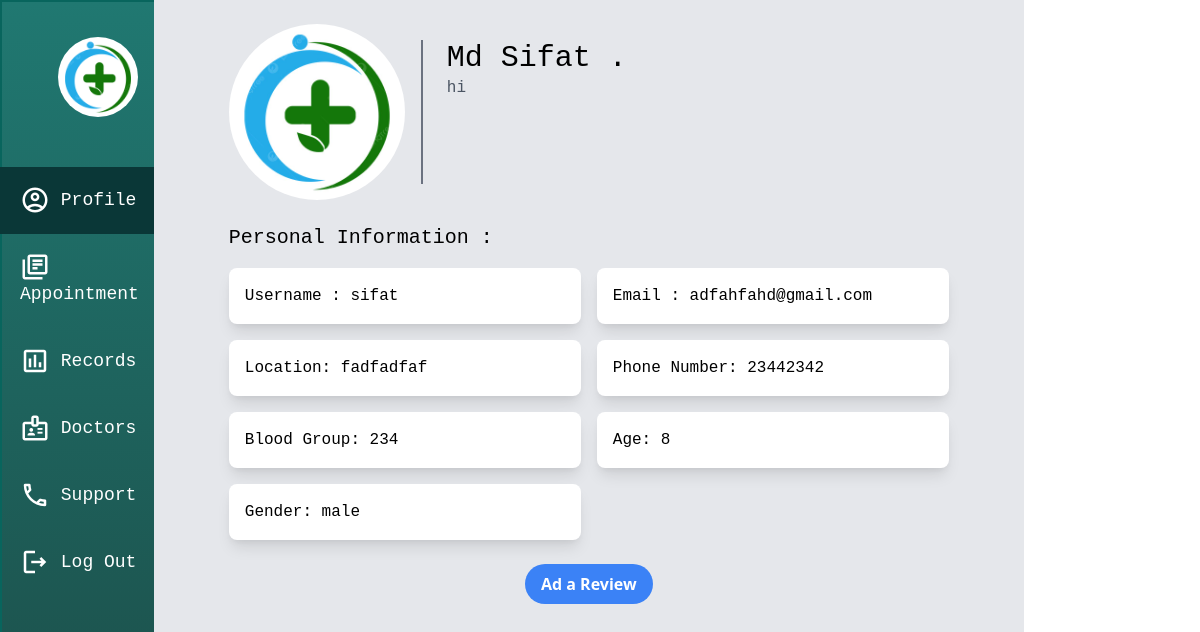
The page /pdash/pprofile/ (signed in) on the database its author committed.
### home/models.py (models this page shows, shortened)
class UserProfile(models.Model):
    username = models.CharField(max_length=100)
    email = models.EmailField(unique=True)
    age = models.IntegerField(default=1)
    blood_group = models.CharField(max_length=10)
    phone_number = models.CharField(max_length=15)
    location = models.CharField(max_length=100)
    password = models.CharField(max_length=100)
    GENDER_CHOICES = [
        ('male', 'Male'),
        ('female', 'Female'),
        ('other', 'Other'),
    ]
    gender = models.CharField(max_length=10, choices=GENDER_CHOICES)
    firstname = models.CharField(max_length=100 , default='Firstname')
    lastname = models.CharField(max_length=100 , default='Lastname')
    aboutme = models.TextField(max_length= 1000 , default='I am a passionate individual with a keen interest in technology and innovation. With a background in computer science, I am driven by curiosity and a desire to learn and grow. I enjoy tackling complex problems and finding creative solutions. In my free time, I love exploring the outdoors, reading science fiction novels, and experimenting with new recipes in the kitchen. I believe in continuous self-improvement and strive to make a positive impact in both my personal and professional life.')
    img = models.ImageField(upload_to='user_image/' ,  default='user_image/img2.jpg')

### dashboard_p/views.py (the view)
# urls.py: path('pprofile/' , views.pprofile , name = 'pprofile'),
def pprofile(request):
    if request.session.get('loggedIn'):
        username = request.session['username']
        try:
            user_profile = UserProfile.objects.get(username = username)
            return render(request , 'patient/profile.html' , {'user_profile':user_profile})
        except UserProfile.DoesNotExist:
             return render(request, 'patient/profile.html', {'error_message': 'User profile not found'})
    else:
        return redirect('pdash')

### templates/patient/profile.html (shortened to what this page needs)
{% extends "patient/base_d.html" %}
{% load static %}
{% block content %}
<div class="bg-gray-200 w-full h-full ">
    <div class="max-w-3xl mx-auto p-6 ">
        <div class="flex items-center mb-6">
            <div class="w-44 h-44  rounded-full overflow-hidden">
                <img src="{{ user_profile.img.url }}" alt="Profile Picture" class="w-full h-full object-cover">
            </div>
            <div class="ml-4 border-l-2 border-gray-500 pl-6 h-36 ">
                <h1 class="text-3xl  font-mono">{{ user_profile.firstname }} {{ user_profile.lastname }}</h1>
                <p class="text-gray-600 font-mono">{{ user_profile.aboutme }}</p>
            </div>
        </div>
        <div class="mb-6">
            <h2 class="text-xl font-mono mb-4">Personal Information :</h2>
            <ul class="grid grid-cols-2 gap-4">
                <li class="bg-white font-mono rounded-lg shadow-lg p-4">
                    <span class="font-mono">Username :</span> {{ user_profile.username }}
                </li>
                <li class="bg-white font-mono rounded-lg shadow-lg p-4">
                    <span class="font-mono">Email :</span> {{ user_profile.email }}
                </li>
                <li class="bg-white font-mono rounded-lg shadow-lg p-4">
                    <span class="font-mono">Location:</span> {{ user_profile.location }}
                </li>
                <li class="bg-white font-mono rounded-lg shadow-lg p-4">
                    <span class="font-mono">Phone Number:</span> {{ user_profile.phone_number }}
                </li>
                <li class="bg-white font-mono rounded-lg shadow-lg p-4">
                    <span class="font-mono">Blood Group:</span> {{ user_profile.blood_group }}
                </li>
                <li class="bg-white font-mono rounded-lg shadow-lg p-4">
                    <span class="font-mono">Age:</span> {{ user_profile.age }}
                </li>
                <li class="bg-white font-mono rounded-lg shadow-lg p-4">
                    <span class="font-mono">Gender:</span> {{ user_profile.gender }}
                </li>
            </ul>
        </div>
        <div class="flex justify-center">
            <button class="bg-blue-500 hover:bg-blue-600 text-white font-bold py-2 px-4 rounded-full">Ad a Review</button>
        </div>
    </div>
</div>
{% endblock content %}

### rows shown on the page
UserProfile: img (picture), firstname "Md Sifat", lastname ".", aboutme "hi", username "sifat", email "adfahfahd@gmail.com", location "fadfadfaf", phone_number "23442342", blood_group "234", age "8", gender "male"
